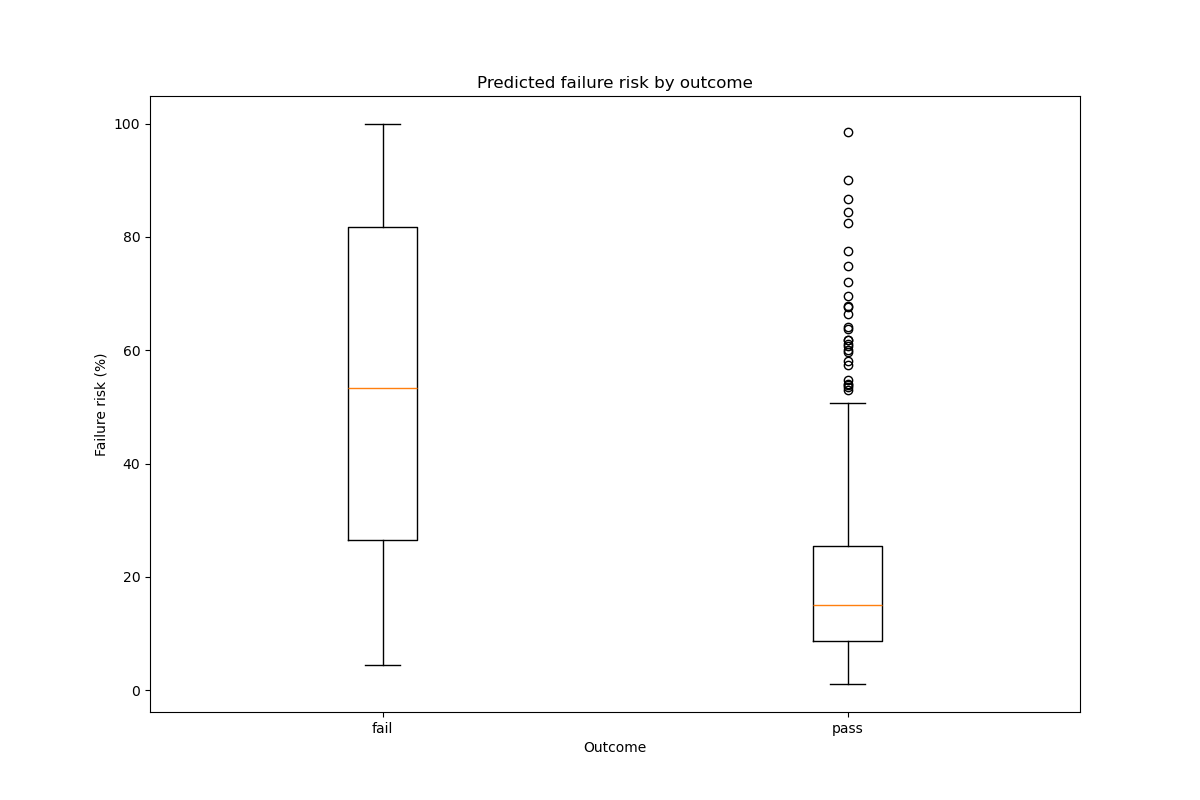

Write Python code to recreate this figure.
import matplotlib.pyplot as plt
import pandas as pd

model_df = pd.read_csv("../../data/results/lower_ed_scored.csv")

# split data 
fail_df = model_df.loc[model_df["target"] == "fail", "fail_risk"]
pass_df = model_df.loc[model_df["target"] == "pass", "fail_risk"]

# create figure
fig, ax = plt.subplots(figsize=(12, 8))

ax.boxplot(
    [fail_df, pass_df],
    labels=["fail", "pass"],
    showfliers=True
)

ax.set_xlabel("Outcome")
ax.set_ylabel("Failure risk (%)")
ax.set_title("Predicted failure risk by outcome")

plt.savefig("box_plot.png")
plt.show()